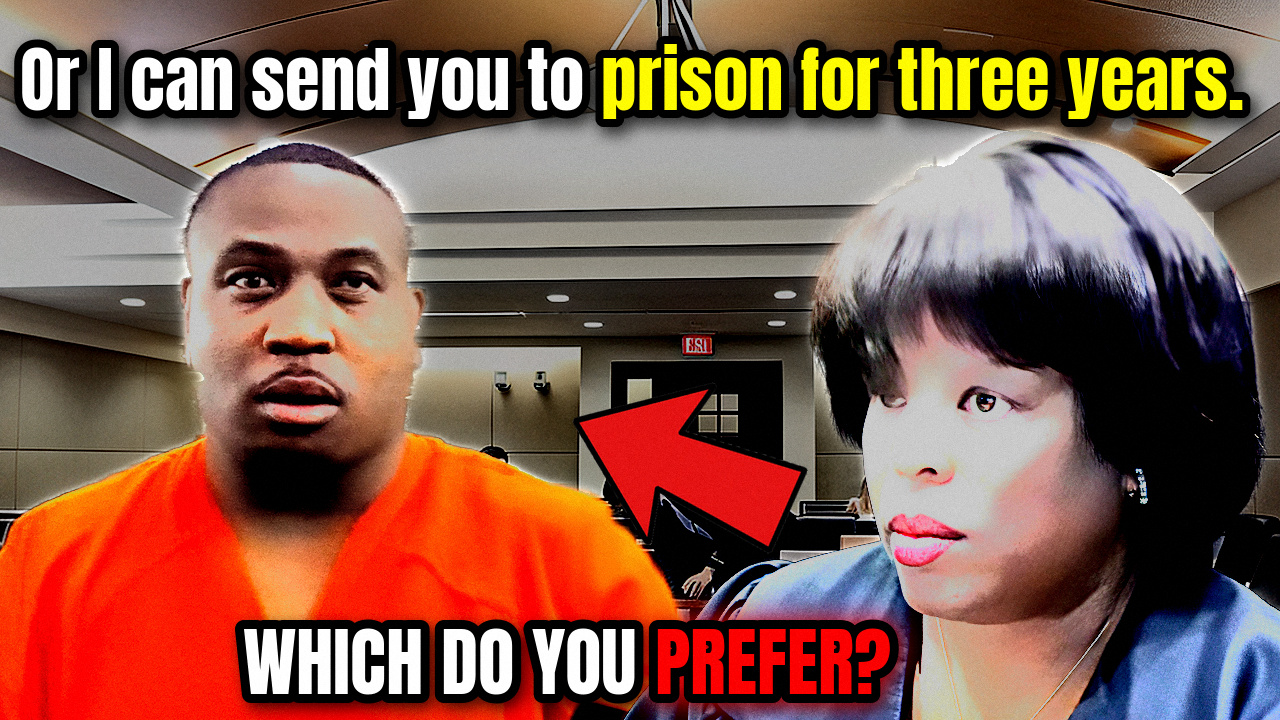
#> input picture tools/fixtures/rejected_2026_09_02/CLAYTON_thumb.jpg, 1280 x 720 px
$ python contact_sheet.py fixtures/rejected_2026_09_02/CLAYTON_thumb.photo.jpg fixtures/rejected_2026_09_02/CLAYTON_thumb.jpg
#> lines starting #> are read from the running program, lines starting #| are printed output that depends on the picture; after the words box and inside, x2 and y2 are one past the last pixel; in counts of white or black regions, pixels touching at a corner belong together
# -*- coding: utf-8 -*-
"""Every finished thumbnail on one sheet, at the size YouTube actually serves.

Nathan judges these at feed size, not at 1280px - the skill has said so since
the beginning and it is the single most common reason a build that "looks fine"
reads as sloppy in a sidebar. So each row shows the same file twice: large
enough to inspect the craft, and at 168x94, which is what a viewer sees.

    python tools/contact_sheet.py OUT.png FILE [FILE ...]
"""
import os
import sys

import cv2
import numpy as np

BIG_W = 640
SMALL_W = 168          # the sidebar size YouTube serves
PAD = 14
LABEL_H = 30
BG = (250, 250, 250)


def row(path):
    im = cv2.imread(path)
#> im is the input picture: shape (720, 1280, 3); mean B, G, R 76.4, 90.9, 131.9
    if im is None:
        return None
    h, w = im.shape[:2]
#> h = 720; w = 1280
    big = cv2.resize(im, (BIG_W, int(h * BIG_W / w)), interpolation=cv2.INTER_AREA)
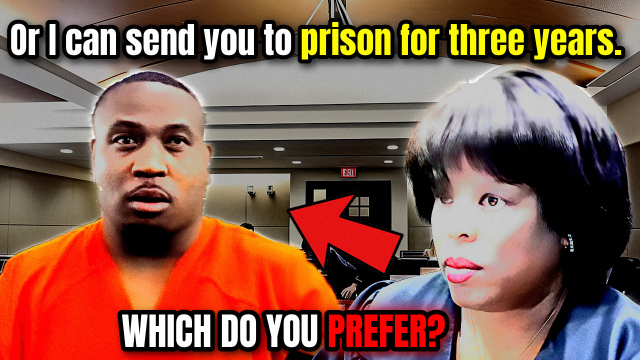
#> big: shape (360, 640, 3); mean B, G, R 76.5, 91, 132
    small = cv2.resize(im, (SMALL_W, int(h * SMALL_W / w)), interpolation=cv2.INTER_AREA)
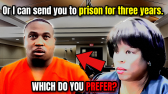
#> small: shape (94, 168, 3); mean B, G, R 76.4, 90.9, 131.9
    rh = big.shape[0]
#> rh = 360
    canvas = np.full((rh + LABEL_H, BIG_W + PAD + SMALL_W, 3), BG, np.uint8)
    canvas[LABEL_H:LABEL_H + big.shape[0], :BIG_W] = big
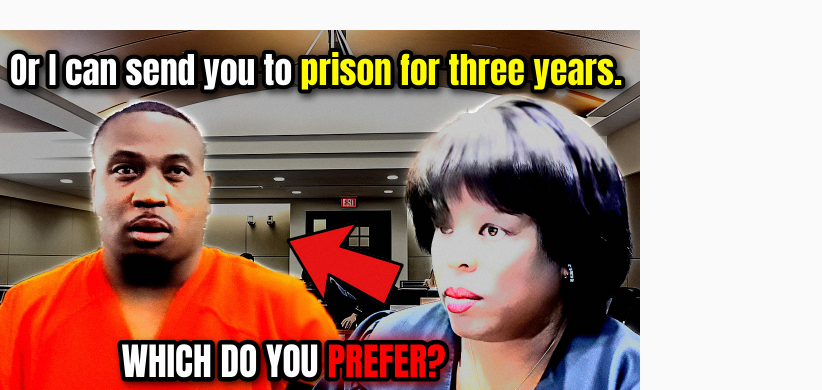
#> canvas: shape (390, 822, 3); mean B, G, R 125.3, 135.7, 165.2
    # the sidebar copy sits top-aligned beside it
    canvas[LABEL_H:LABEL_H + small.shape[0], BIG_W + PAD:BIG_W + PAD + SMALL_W] = small
    name = os.path.splitext(os.path.basename(path))[0]
    cv2.putText(canvas, name, (4, 21), cv2.FONT_HERSHEY_SIMPLEX, 0.62, (20, 20, 20), 2)
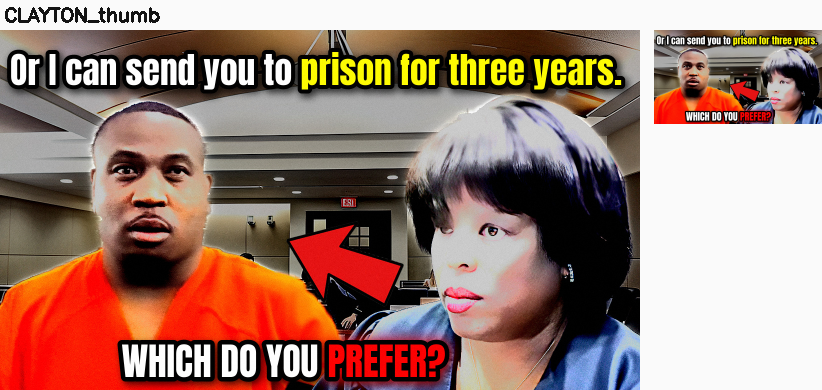
#> canvas: shape (390, 822, 3); mean B, G, R 116, 127.1, 158.6
    cv2.putText(canvas, "168px", (BIG_W + PAD, 21), cv2.FONT_HERSHEY_SIMPLEX,
                0.5, (110, 110, 110), 1)
#> canvas: shape (390, 822, 3); 0.04% of pixels changed, all inside (x1, y1, x2, y2) = (657, 11, 702, 26)
    return canvas


def main(out, paths):
    rows = [r for r in (row(p) for p in paths) if r is not None]
#> rows = 1 item
    if not rows:
        print("nothing to draw")
        return 1
    w = max(r.shape[1] for r in rows)
#> w = 822
    padded = []
    for r in rows:
        if r.shape[1] < w:
            r = cv2.copyMakeBorder(r, 0, 0, 0, w - r.shape[1],
                                   cv2.BORDER_CONSTANT, value=BG)
        padded.append(r)
        padded.append(np.full((PAD, w, 3), BG, np.uint8))
#> this loop made 1 pass
#> after the loop, padded = 2 items
    cv2.imwrite(out, np.vstack(padded))
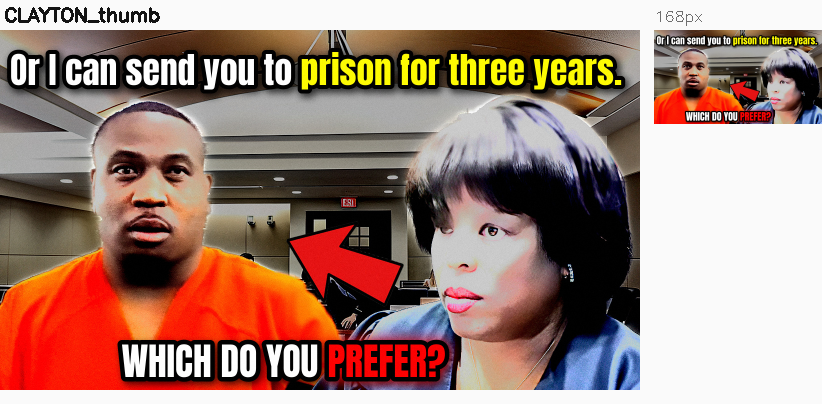
#> saved as CLAYTON_thumb.photo.jpg: shape (404, 822, 3); mean B, G, R 120.6, 131.3, 161.7
    print(f"wrote {out}  ({len(rows)} thumbnails)")
#| wrote fixtures/rejected_2026_09_02/CLAYTON_thumb.photo.jpg  (1 thumbnails)
    return 0


if __name__ == "__main__":
    if len(sys.argv) < 3:
        print("usage: contact_sheet.py OUT.png FILE [FILE ...]")
        sys.exit(2)
    sys.exit(main(sys.argv[1], sys.argv[2:]))
#> (the program exits here)

$ run again, on tools/fixtures/rejected_2026_09_02/GARCIA_J_thumb.jpg
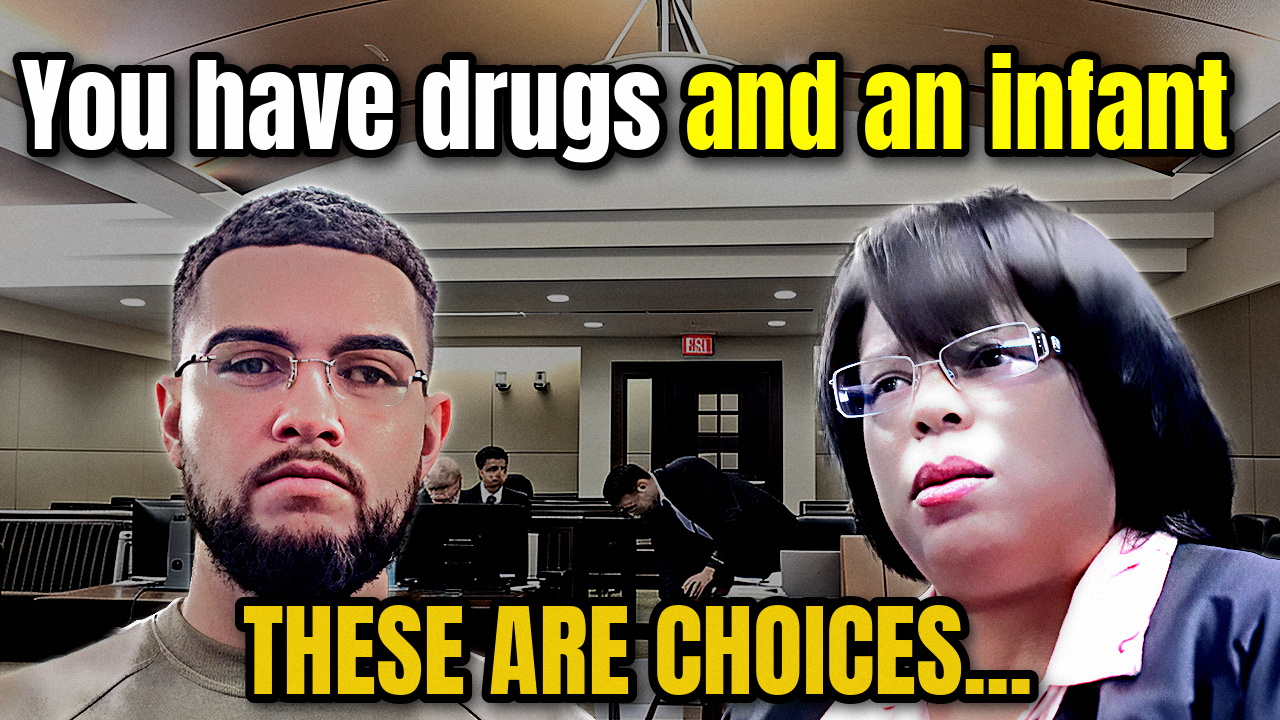
#> input picture tools/fixtures/rejected_2026_09_02/GARCIA_J_thumb.jpg, 1280 x 720 px
#> in row, im is the input picture: shape (720, 1280, 3); mean B, G, R 83.7, 100.8, 112.9
#> in row, `cv2.putText(canvas, name, (4, 21), cv2.FONT_HERSHEY_SIMPLEX, 0.62, (20..`:
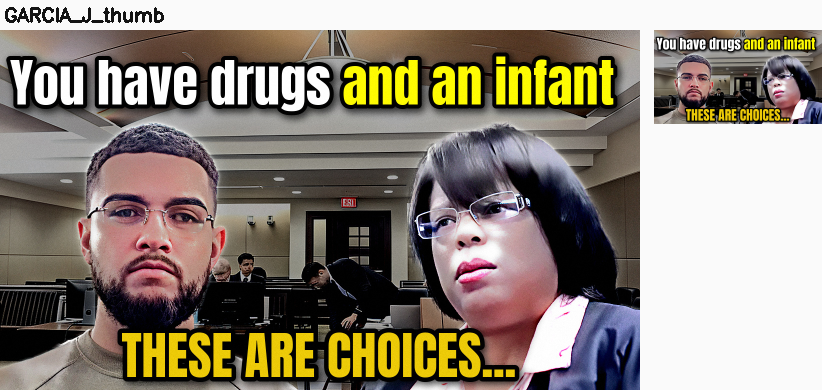
#> canvas: shape (390, 822, 3); mean B, G, R 121.6, 134.7, 144
#> rows = 1 item
#> in main, `w = max(r.shape[1] for r in rows)`: w = 822
#> the loop in main, `for r in rows:` made 1 pass
#> after the loop in main, `for r in rows:`: padded = 2 items
#> in main, `cv2.imwrite(out, np.vstack(padded))`:
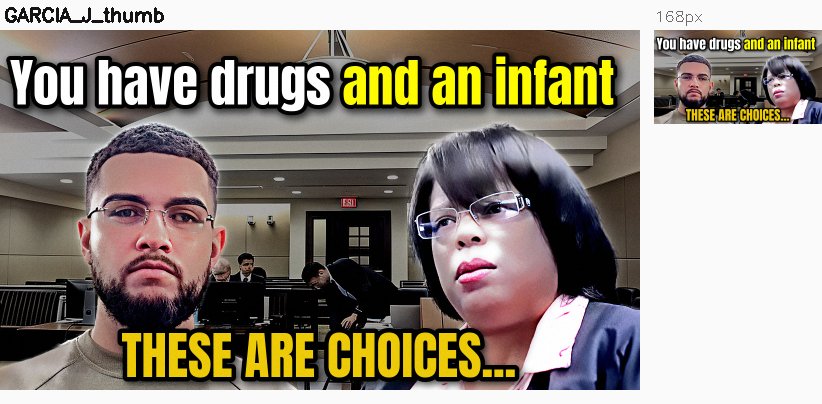
#> saved as GARCIA_J_thumb.jpg: shape (404, 822, 3); mean B, G, R 126, 138.6, 147.6
#| wrote fixtures/rejected_2026_09_02/GARCIA_J_thumb.jpg  (1 thumbnails)

$ run again, on tools/fixtures/rejected_2026_09_02/LOPEZGONZALEZ_thumb.jpg
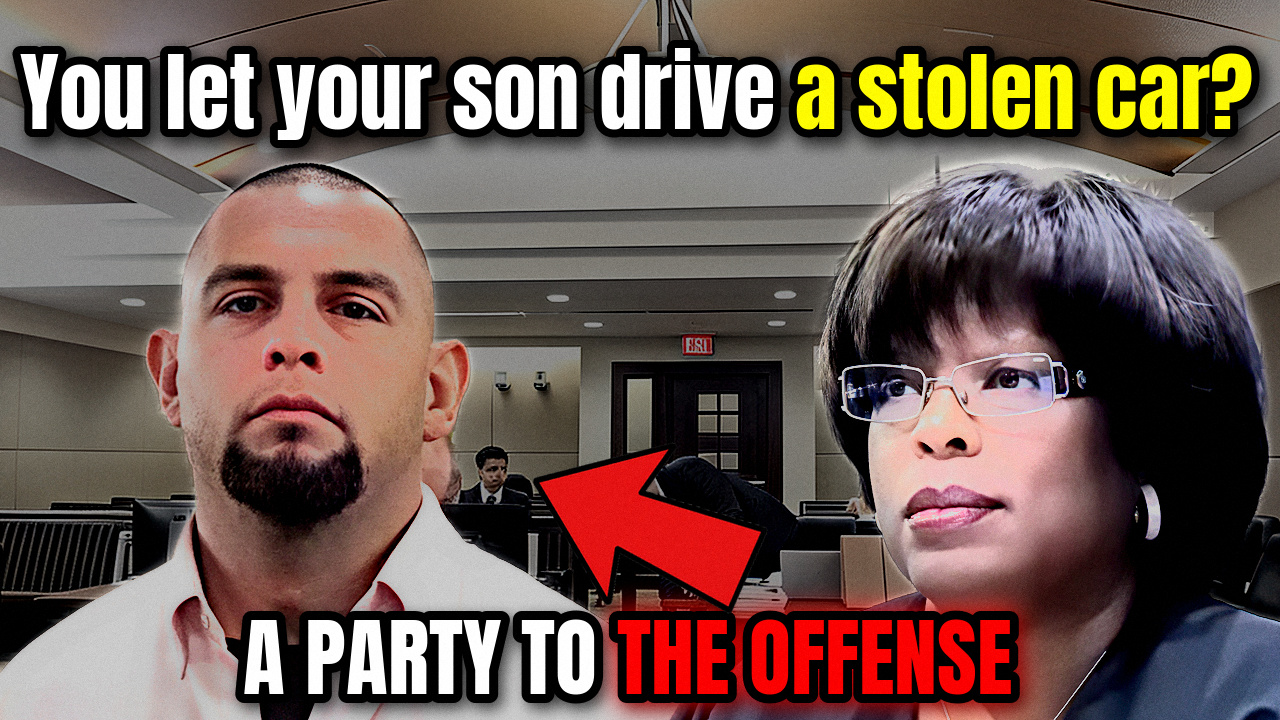
#> input picture tools/fixtures/rejected_2026_09_02/LOPEZGONZALEZ_thumb.jpg, 1280 x 720 px
#> in row, im is the input picture: shape (720, 1280, 3); mean B, G, R 81.8, 88.9, 110
#> in row, `cv2.putText(canvas, name, (4, 21), cv2.FONT_HERSHEY_SIMPLEX, 0.62, (20..`:
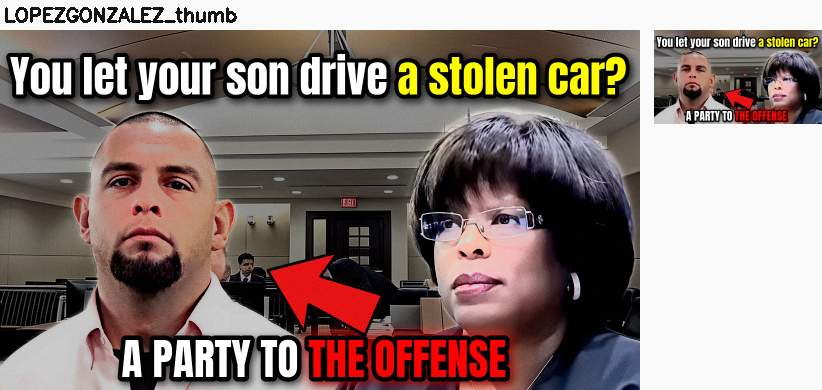
#> canvas: shape (390, 822, 3); mean B, G, R 119.6, 125.1, 141.3
#> rows = 1 item
#> in main, `w = max(r.shape[1] for r in rows)`: w = 822
#> the loop in main, `for r in rows:` made 1 pass
#> after the loop in main, `for r in rows:`: padded = 2 items
#> in main, `cv2.imwrite(out, np.vstack(padded))`:
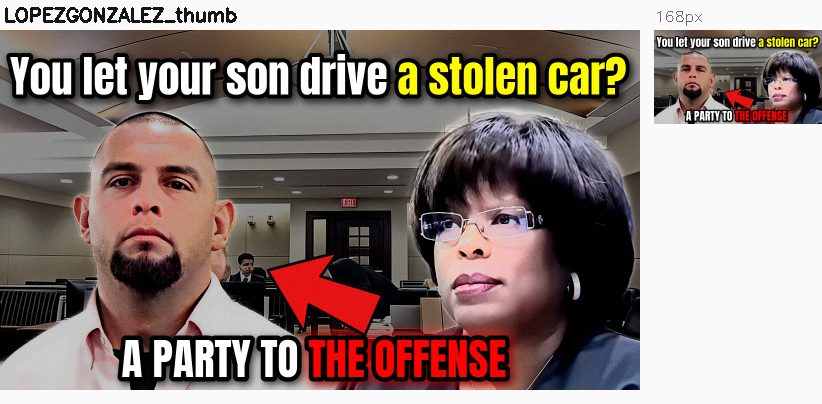
#> saved as LOPEZGONZALEZ_thumb.jpg: shape (404, 822, 3); mean B, G, R 124.1, 129.4, 145
#| wrote fixtures/rejected_2026_09_02/LOPEZGONZALEZ_thumb.jpg  (1 thumbnails)
